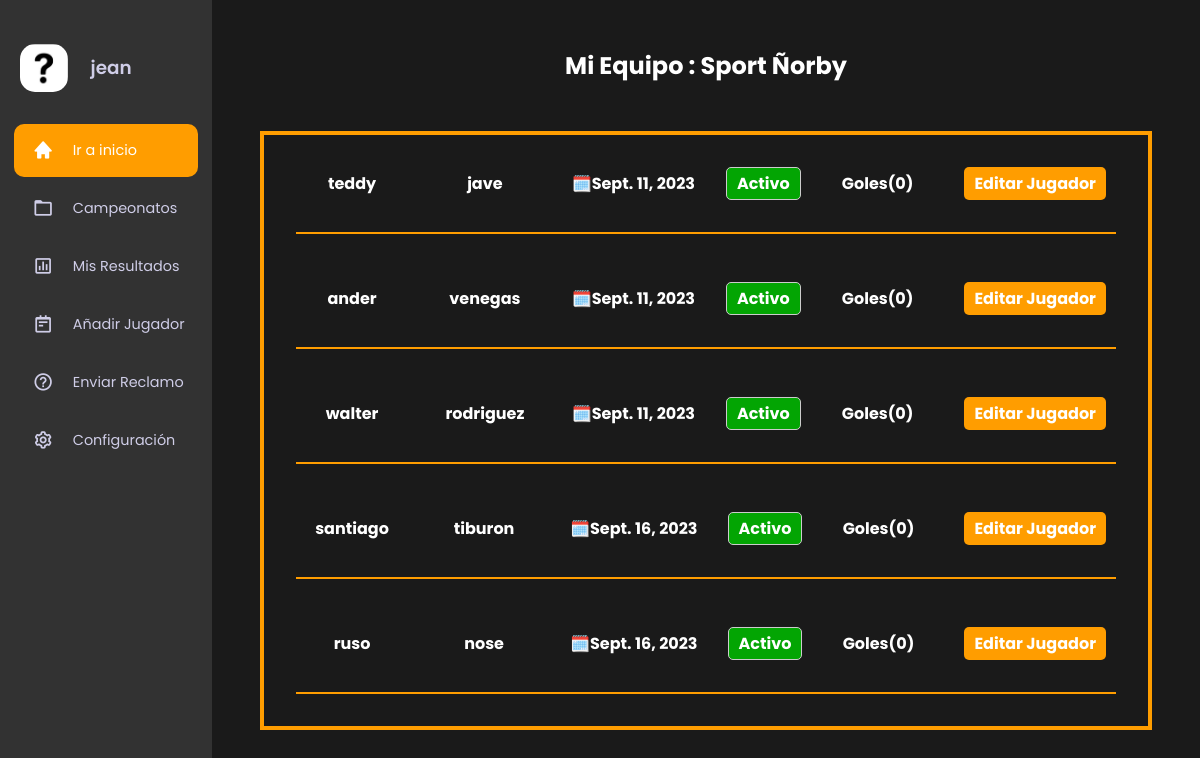
/logs/panel/4 (signed in), run on the app's committed database.
### equipos/models.py (models this page shows, shortened)
class Equipo(Model):
    Nombre=models.CharField(max_length=100,unique=True)
    delegado=models.ForeignKey(User,on_delete=models.CASCADE)
    foto_equipo=models.ImageField(upload_to='equipos' , null=True , blank=True)
    logo=models.ImageField(upload_to='logo_equipos', default='media/default.png')
    campeonato=models.ForeignKey(Campeonato , on_delete=models.CASCADE)

class Jugadores(Model):
    Nombre=models.CharField(max_length=100)
    apellidos=models.CharField(max_length=100)
    fecha_nacimiento=models.DateField()
    estado=models.BooleanField(default=True)
    imagen_dni=models.ImageField(upload_to='equipos' , default='media/default.png')
    equipo=models.ForeignKey(Equipo,on_delete=models.CASCADE)
    goles_max=models.IntegerField(default=0)

### usuario_login/views.py (the view)
# urls.py: path('panel/<int:user_id>',panel_usuario,name='panel_user'),
@login_required(login_url='home')
def panel_usuario(request,user_id):
    if request.user.is_superuser:
        return redirect("/admin")
    try:
        usuario=User.objects.get(pk=user_id)
        is_delegado=usuario.groups.filter(name="Delegados").exists();
        equipo=Equipo.objects.get(delegado=user_id)
        jugadores=Jugadores.objects.filter(equipo__id=equipo.id)
        print(equipo.logo)
        if is_delegado:
            pass
    except Exception:
        equipo=None
        jugadores=None
    return render(request,'panel_jugadores.html',{"equipo":equipo,"jugadores":jugadores})

### usuario_login/templates/panel_jugadores.html
{% extends "panel_user.html" %}
{% load static %}
{% block logo_src %}{{equipo.logo.url}}{% endblock logo_src %}
{% block main %}
    <main>
        <div class="titulo-equipo">
            <h2>Mi Equipo : {{equipo.Nombre}}</h2>
        </div>
        {% if jugadores %}
        <div class="card-jugador">
                {% for jugador in jugadores %}
                <div class="info-jugador" >
                    <div class="sub-info">
                        <h4>{{jugador.Nombre}}</h4>
                    </div>
                    <div class="sub-info">
                        <h4>{{jugador.apellidos}}</h4>
                    </div>
                    <div class="sub-info">
                        <h4>🗓️{{jugador.fecha_nacimiento}}</h4>
                    </div>
                    <div class="estado-barra {% if jugador.estado %}activo{% else %}inactivo{% endif %}">
                        <h4>{{ jugador.estado|yesno:"Activo,Inactivo" }}</h4>
                    </div>
                    <div class="sub-info">
                        <h4>Goles({{jugador.goles_max}})</h4>
                    </div>
                    <div class="editar-jugador" >
                        <h4><a href="home">Editar Jugador</a></h4>
                    </div>
                </div>
                {% endfor %}
        </div>
        {% else %}
                <div>
                    <h4>No ha registrado jugadores</h4>
                </div>
        {% endif %}
    </main>
{% endblock main %}

### usuario_login/templates/panel_user.html (shortened to what this page needs)
<!DOCTYPE html>
{% load static %}
<html lang="en">
<head>
    <link rel="stylesheet" href="{% static 'css/login/panel_user.css' %}">
    <link rel="stylesheet" href="https://cdnjs.cloudflare.com/ajax/libs/font-awesome/5.15.4/css/all.min.css">
    <link href='https://unpkg.com/boxicons@2.0.9/css/boxicons.min.css' rel='stylesheet'>
    <link rel="stylesheet" href="{% static 'css/login/panel_jugadores.css' %}">
    <link rel="stylesheet" href="{% static 'css/login/reclamo.css' %}">
</head>
<body>
    <nav>
      <div class="sidebar-top">
            <div class=log-nombre>
                <img src="{% block logo_src %}{% endblock %}" class="logo" alt="">
                <h3  class="hide"><a href="{% url 'panel_user' user.id %} ">{{user.username}}</a></h3>
            </div>
      </div>
      <div class="sidebar-links ">
        <ul>
          <div class="active-tab"></div>
          <li class="tooltip-element" data-tooltip="0">
            <a href="{%url 'home' %}" class="active" data-active="0">
              <div class="icon">
                <i class='bx bxs-home'></i>
              </div>
              <span class="link hide">Ir a inicio</span>
            </a>
          </li>
          <li class="tooltip-element" data-tooltip="1">
            <a href="{% url 'campeonatos' %}" data-active="1">
              <div class="icon">
                <i class='bx bx-folder'></i>
              </div>
              <span class="link hide">Campeonatos</span>
            </a>
          </li>
          <li class="tooltip-element" data-tooltip="2">
            <a href="#" data-active="2">
              <div class="icon">
                <i class='bx bx-bar-chart-square'></i>
              </div>
              <span class="link hide">Mis Resultados</span>
            </a>
          </li>
          <li class="tooltip-element" data-tooltip="3">
            <a href="#" data-active="3">
              <div class="icon">
                <i class='bx bx-notepad'></i>
              </div>
              <span class="link hide">Añadir Jugador</span>
            </a>
          </li>
          <li class="tooltip-element" data-tooltip="4">
            <a href="{% url 'reclamo' user.id %}" data-active="4">
              <div class="icon">
                <i class='bx bx-help-circle'></i>
              </div>
              <span class="link hide">Enviar Reclamo</span>
            </a>
          </li>
          <li class="tooltip-element" data-tooltip="5">
            <a href="#" data-active="5">
              <div class="icon">
                <i class='bx bx-cog'></i>
              </div>
              <span class="link hide">Configuración</span>
            </a>
          </li>
        </ul>
      </div>
    </nav>
    {% block main %}
    {% endblock main %}
  </body>
</html>

### static/css/login/panel_user.css (style rules this page uses)
*, *::before, *::after { padding: 0; margin: 0; box-sizing: border-box; }
:root { --main-color: #323232; --main-color-dark: #ff9d00; --main-color-light: #ff9d00; --text-color: #cfcde7; }
body { font-family: "Poppins", sans-serif; overflow-x: hidden; background-color: #1a1a1a; min-height: 100vh; display: flex; position: relative; }
a { text-decoration: none; }
ul { list-style: none; }
nav { position: sticky; top: 0; left: 0; height: 100vh; background-color: var(--main-color); width: 16rem; padding: 1.8rem 0.85rem; color: #fff; display: flex; flex-direction: column; transition: width 0.5s ease-in-out; gap: 15px ; }
nav::before { content: ""; position: absolute; width: 2rem; height: 100%; top: 0; left: 100%; }
.sidebar-top { position: relative; display: flex; align-items: center; justify-content: start; }
.sidebar-top .logo { width: 3rem; margin: 0 0 0 6px; }
.sidebar-top h3 { padding-left: 0.5rem; font-weight: 600; font-size: 1.15rem; }
.sidebar-links ul { position: relative; }
.sidebar-links li { position: relative; padding: 2.5px 0; }
.sidebar-links a { color: var(--text-color); font-weight: 400; font-size: 0.9rem; display: flex; align-items: center; height: 53px; }
.icon { font-size: 1.3rem; text-align: center; min-width: 3.7rem; display: grid; grid-template-columns: 1fr; grid-template-rows: 1fr; }
.icon i { grid-column: 1 / 2; grid-row: 1 / 2; transition: 0.3s; }
.icon i:last-child { opacity: 0; color: #fff; }
.sidebar-links a.active, .sidebar-links a:hover { color: #fff; }
.sidebar-links a .link { transition: opacity 0.3s 0.2s, color 0.3s; }
.sidebar-links a.active i:last-child { opacity: 1; }
.active-tab { width: 100%; height: 53px; background-color: var(--main-color-dark); border-radius: 10px; position: absolute; top: 2.5px; left: 0; transition: top 0.3s; }
.hide { transition: opacity 0.3s 0.2s; }
.log-nombre { display: flex; padding: 15px 0px 0px 0px; justify-content: center; align-items: center; gap: 15px ; }
.log-nombre img { border-radius: 15px; }
.hide a { text-decoration: none; color: #cfcde7; }

### static/css/login/panel_jugadores.css (style rules this page uses)
.card-jugador { color: #fff; display: flex; justify-content: center; gap: 3rem; flex-direction: column; padding: 2rem; border: 4px solid #ff9d00; }
main { display: flex; padding: 3rem; color: #fff; display: flex; flex-direction: column; width: 100%; }
.titulo-equipo { display: flex; align-items: center; justify-content: center; padding: 0 3rem 3rem 3rem; }
.info-jugador { display: flex; align-items: center; justify-content: space-between; border-bottom: 2px solid #ff9d00; padding-bottom: 2rem; }
.info-jugador h4 { padding: 3px 10px; }
.activo { background-color: rgb(3, 165, 3); color: white; }
.estado-barra { border: 1px solid #ccc; display: flex; justify-content: center; align-items: center; border-radius: 5px; }
.estado-barra h4 { padding: 3px 10px; }
.sub-info { display: flex; justify-content: center; align-items: center; min-width: 7rem; }
.editar-jugador a { background-color: #ff9d00; border-radius: 5px; padding: 5px 10px ; }
.editar-jugador a { color: #fff; }

### data on the page
Equipo: logo (placeholder picture), Nombre "Sport Ñorby"
Jugadores: Nombre "teddy", apellidos "jave", fecha_nacimiento "Sept. 11, 2023", estado "Activo", goles_max "0"
Jugadores: Nombre "ander", apellidos "venegas", fecha_nacimiento "Sept. 11, 2023", estado "Activo", goles_max "0"
Jugadores: Nombre "walter", apellidos "rodriguez", fecha_nacimiento "Sept. 11, 2023", estado "Activo", goles_max "0"
Jugadores: Nombre "santiago", apellidos "tiburon", fecha_nacimiento "Sept. 16, 2023", estado "Activo", goles_max "0"
Jugadores: Nombre "ruso", apellidos "nose", fecha_nacimiento "Sept. 16, 2023", estado "Activo", goles_max "0"

### other printed values
{{ user.username }} "jean"
